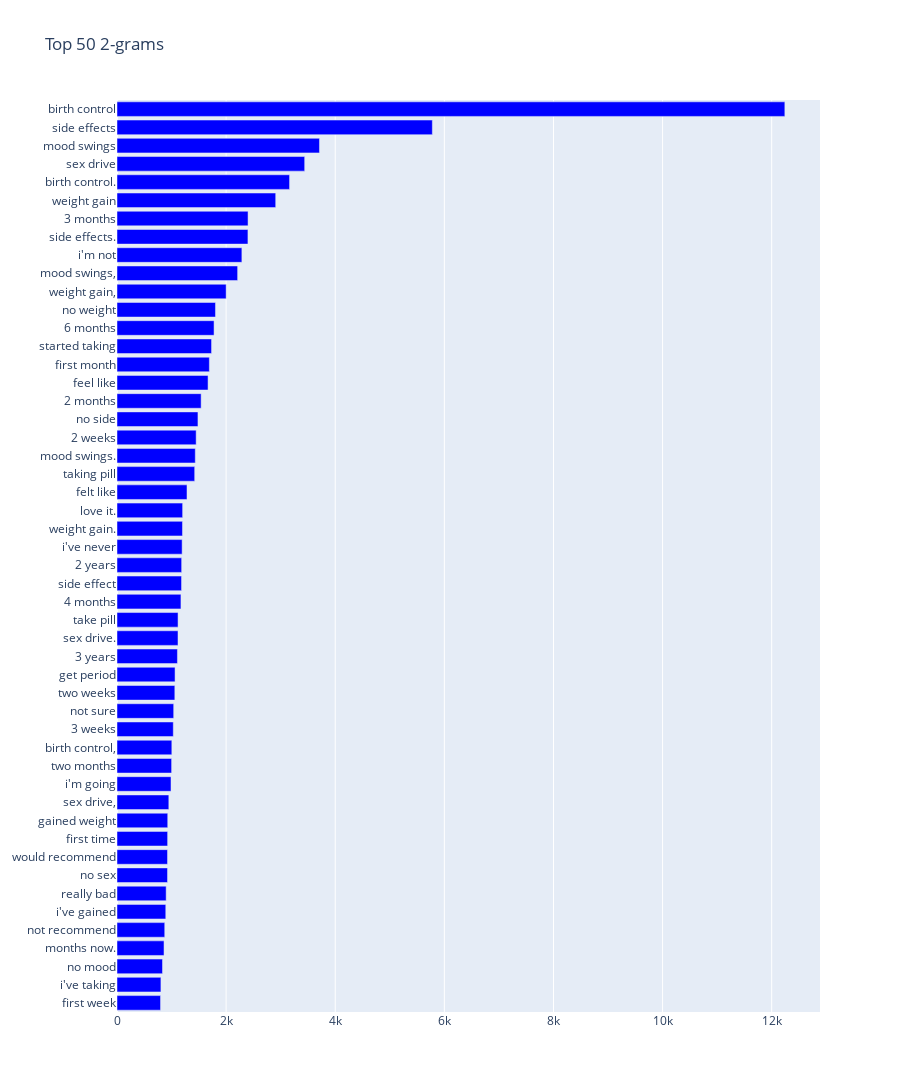

Notebook cell for this chart:
### Markdown cell above
### Bigrams
bigrams of
1. whole set
2. useful vs. not useful reviews
3. positive vs. negative reviews

### Code cell
# whole set
fd2 = freq_ngrams(bc_merged, STOPWORDS, 2)
df = fd2.head(50)
trace1 = set_bar_chart(df)
fig = go.Figure(data=trace1)
fig['layout'].update(height=1200, width=900, title = 'Top 50 2-grams')
fig.show()

### Figure 1 — Plotly figure (JSON) as saved in the notebook; plotly's stock layout.template omitted (floating-point values rounded to 4 significant figures)
{"data": [{"marker": {"color": "blue"}, "orientation": "h", "showlegend": false, "type": "bar", "x": [798, 805, 834, 862, 875, 894, 901, 926, 926, 928, 930, 950, 990, 1001, 1005, 1032, 1039, 1060, 1064, 1108, 1118, 1119, 1172, 1183, 1185, 1194, 1200, 1203, 1283, 1424, 1435, 1451, 1484, 1542, 1669, 1693, 1733, 1779, 1805, 2001, 2211, 2289, 2400, 2402, 2909, 3163, 3440, 3711, 5780, 12241], "y": ["first week", "i've taking", "no mood", "months now.", "not recommend", "i've gained", "really bad", "no sex", "would recommend", "first time", "gained weight", "sex drive,", "i'm going", "two months", "birth control,", "3 weeks", "not sure", "two weeks", "get period", "3 years", "sex drive.", "take pill", "4 months", "side effect", "2 years", "i've never", "weight gain.", "love it.", "felt like", "taking pill", "mood swings.", "2 weeks", "no side", "2 months", "feel like", "first month", "started taking", "6 months", "no weight", "weight gain,", "mood swings,", "i'm not", "side effects.", "3 months", "weight gain", "birth control.", "sex drive", "mood swings", "side effects", "birth control"]}], "layout": {"height": 1200, "title": {"text": "Top 50 2-grams"}, "width": 900}}
